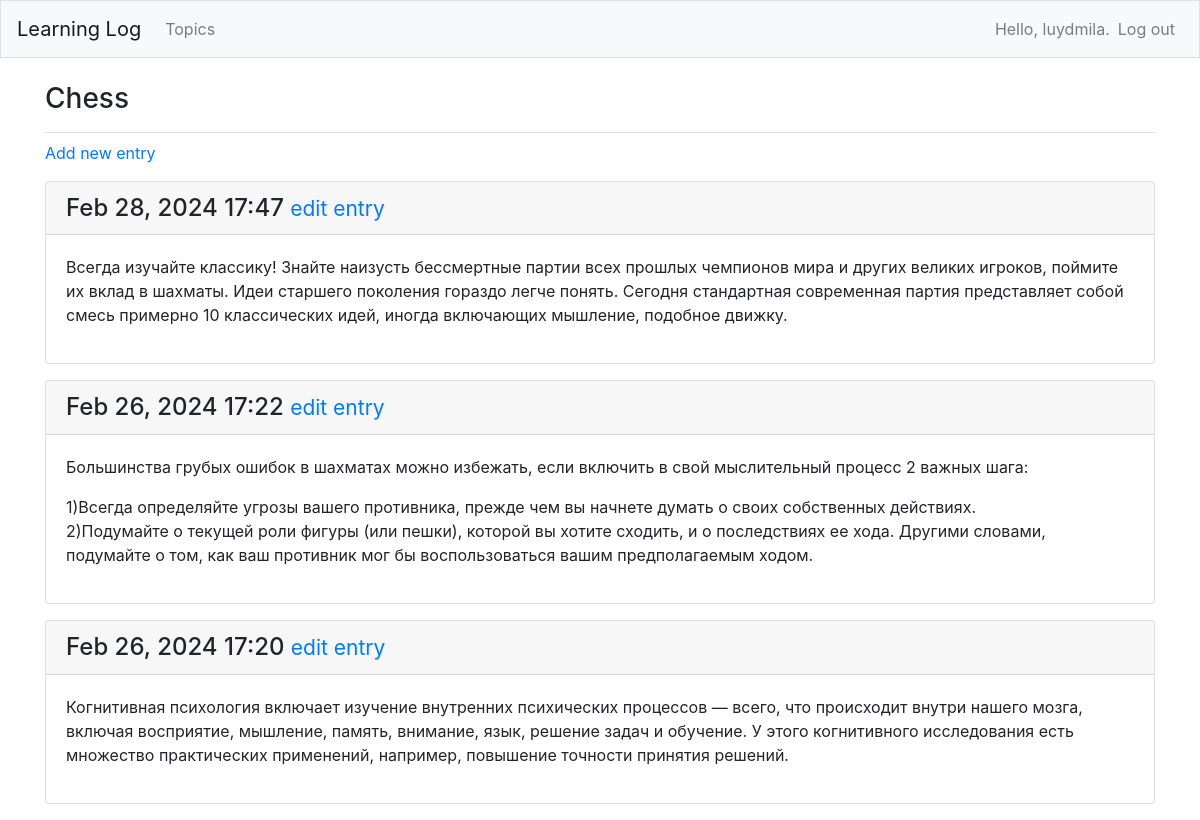
The page /topics/1/ (signed in) on the database its author committed.
### learning_logs/models.py (models this page shows, shortened)
class Topic(models.Model):
    text = models.CharField(max_length=200)
    date_added = models.DateTimeField(auto_now_add=True)
    owner = models.ForeignKey(User, on_delete=models.CASCADE)
    def __str__(self):
        return self.text

class Entry(models.Model):
    topic = models.ForeignKey(Topic, on_delete=models.CASCADE) # удаление статей по ключу "тема" в случае удаления темы -> каскадом
    text = models.TextField()
    date_added = models.DateTimeField(auto_now_add=True) # отображение записей по дате добавления и указания даты и времени
    class Meta: #использование множественной формы класса Entry при обращении более чем к одной записи
        verbose_name_plural = 'entries'

### learning_logs/views.py (the view)
# urls.py: path('topics/<int:topic_id>/', views.topic, name='topic'),
@login_required
def topic(request, topic_id):
    topic = Topic.objects.get(id=topic_id)
    if topic.owner != request.user:
        raise Http404
    entries = topic.entry_set.order_by('-date_added') #сортировка дат в обратном порядке через минус
    context = {'topic': topic, 'entries': entries}
    return render(request, 'learning_logs/topic.html', context)

### learning_logs/templates/learning_logs/topic.html
{% extends "learning_logs/base.html" %}
{% block page_header %}
  <h3>{{ topic }}</h3>
{% endblock page_header %}
{% block content %}
  <p>
<a href="{% url 'learning_logs:new_entry' topic.id %}">Add new entry</a>
  </p>
 {% for entry in entries %}
   <div class="card mb-3">
     <h4 class="card-header">
       {{ entry.date_added|date:'M d, Y H:i' }}
       <small><a href="{% url 'learning_logs:edit_entry' entry.id %}">
           edit entry</a></small>
     </h4>
     <div class="card-body">
       {{ entry.text|linebreaks }}
     </div>
   </div>
  {% empty %}
    <p>There are no entries for this topic yet.</p>
  {% endfor %}
{% endblock content %}

### learning_logs/templates/learning_logs/base.html (shortened to what this page needs)
{% load bootstrap4 %}
<!doctype html>
<html lang="en">
  <head>
    {% bootstrap_css %}
  </head>
  <body>
    <nav class="navbar navbar-expand-md navbar-light bg-light mb-4 border">
      <a class="navbar-brand" href="{% url 'learning_logs:index' %}">
          Learning Log</a>
      <div class="collapse navbar-collapse" id="navbarCollapse">
        <ul class="navbar-nav mr-auto">
          <li class="nav-item">
            <a class="nav-link" href="{% url 'learning_logs:topics' %}">
                Topics</a></li>
        </ul>
        <ul class="navbar-nav ml-auto">
          {% if user.is_authenticated %}
            <li class="nav-item">
              <span class="navbar-text">Hello, {{ user.username }}.</span>
            </li>
            <li class="nav-item">
              <a class="nav-link" href="{% url 'users:logout' %}">Log out</a>
            </li>
          {% else %}
            <li class="nav-item">
              <a class="nav-link" href="{% url 'users:register' %}">Register</a>
            </li>
            <li class="nav-item">
              <a class="nav-link" href="{% url 'users:login' %}">Log in</a></li>
          {% endif %}
        </ul>
      </div>
    </nav>
    <main role="main" class="container">
      <div class="pb-2 mb-2 border-bottom">
        {% block page_header %}{% endblock page_header %}
      </div>
      <div>
        {% block content %}{% endblock content %}
      </div>
    </main>
  </body>
</html>

### rows shown on the page
Topic: text "Chess"
Entry: date_added "Feb 28, 2024 17:47", text "Всегда изучайте классику! Знайте наизусть бессмертные партии всех прошлых чемпионов мира и других великих игроков, поймите их вклад в шахматы. Идеи старшего поколения гораздо легче понять. Сегодня стандартная современная партия представляет собой смесь примерно 10 классических идей, иногда включающих мышление, подобное движку."
Entry: date_added "Feb 26, 2024 17:22", text "Большинства грубых ошибок в шахматах можно избежать, если включить в свой мыслительный процесс 2 важных шага: 1)Всегда определяйте угрозы вашего противника, прежде чем вы начнете думать о своих собственных действиях. 2)Подумайте о текущей роли фигуры (или пешки), которой вы хотите сходить, и о последствиях ее хода. Другими словами, подумайте о том, как ваш противник мог бы воспользоваться вашим предполагаемым ходом."
Entry: date_added "Feb 26, 2024 17:20", text "Когнитивная психология включает изучение внутренних психических процессов — всего, что происходит внутри нашего мозга, включая восприятие, мышление, память, внимание, язык, решение задач и обучение. У этого когнитивного исследования есть множество практических применений, например, повышение точности принятия решений."

### other values the page prints
{{ user.username }} "luydmila"
